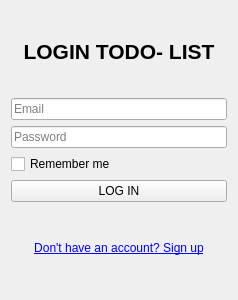
<?xml version="1.0" encoding="UTF-8"?>
<ui version="4.0">
 <class>LoginWindow</class>
 <widget class="QWidget" name="LoginWindow">
  <property name="geometry">
   <rect>
    <x>0</x>
    <y>0</y>
    <width>238</width>
    <height>300</height>
   </rect>
  </property>
  <property name="windowTitle">
   <string>Login</string>
  </property>
  <layout class="QVBoxLayout" name="verticalLayout">
   <item>
    <widget class="QLabel" name="headerLabel">
     <property name="font">
      <font>
       <pointsize>16</pointsize>
       <bold>true</bold>
      </font>
     </property>
     <property name="text">
      <string>LOGIN TODO- LIST</string>
     </property>
     <property name="alignment">
      <set>Qt::AlignCenter</set>
     </property>
    </widget>
   </item>
   <item>
    <widget class="QLineEdit" name="emailLineEdit">
     <property name="placeholderText">
      <string>Email</string>
     </property>
    </widget>
   </item>
   <item>
    <widget class="QLineEdit" name="passwordLineEdit">
     <property name="echoMode">
      <enum>QLineEdit::Password</enum>
     </property>
     <property name="placeholderText">
      <string>Password</string>
     </property>
    </widget>
   </item>
   <item>
    <widget class="QCheckBox" name="rememberCheckBox">
     <property name="text">
      <string>Remember me</string>
     </property>
    </widget>
   </item>
   <item>
    <widget class="QPushButton" name="loginButton">
     <property name="text">
      <string>LOG IN</string>
     </property>
    </widget>
   </item>
   <item>
    <widget class="QLabel" name="createAccountLabel">
     <property name="text">
      <string>&lt;a href=&quot;#&quot;&gt;Don't have an account? Sign up&lt;/a&gt;</string>
     </property>
     <property name="textFormat">
      <enum>Qt::RichText</enum>
     </property>
     <property name="alignment">
      <set>Qt::AlignCenter</set>
     </property>
     <property name="openExternalLinks">
      <bool>true</bool>
     </property>
    </widget>
   </item>
  </layout>
 </widget>
 <resources/>
 <connections/>
</ui>
